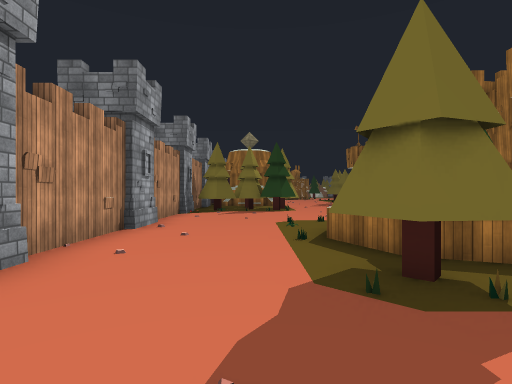
view 1 (above)

24 first-person views from a walk through a scene from a Unity 3-D project. The camera is 1.5 m above the floor, looks level and sees 80° across. Doors are open. The floor is counted in squares, 2 m on a side. Each view is taken from the middle of a square. On the plan, view 1 faces up. The plan holds only what a view shows up to about 10 squares ahead; the rest is blank. The place goes on beyond the plan. Some surface patterns are stand-ins.

view 2
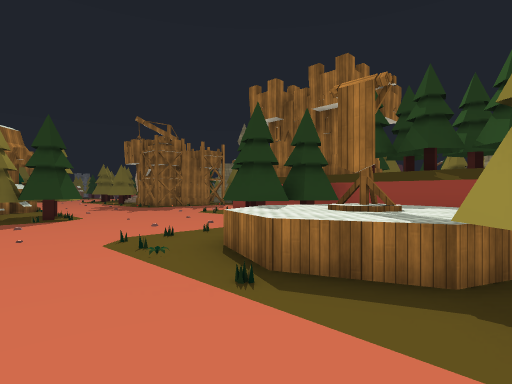

view 3
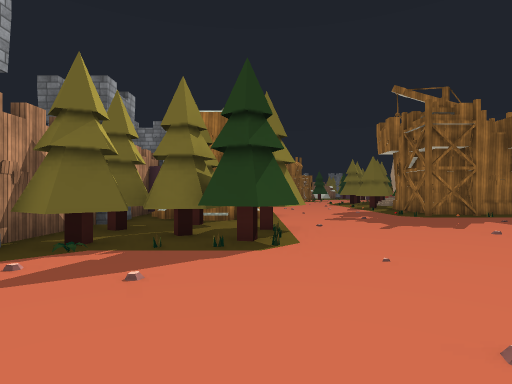

view 4
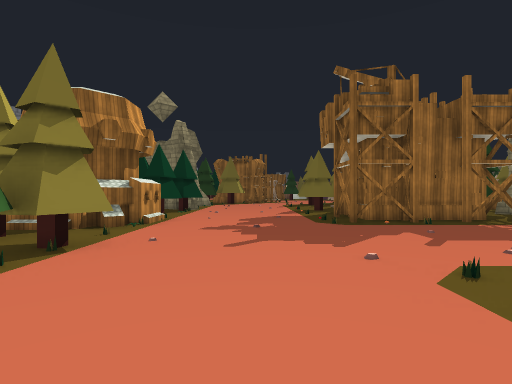

view 5
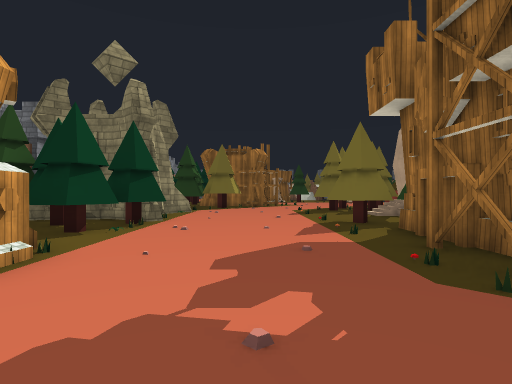

view 6
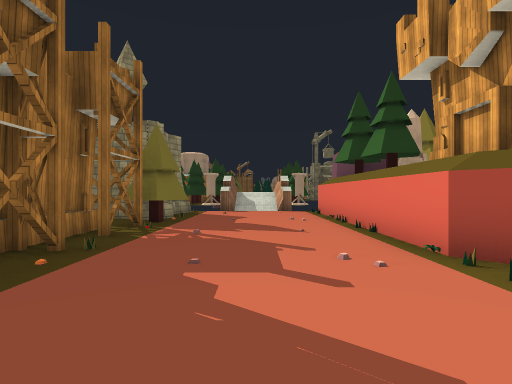

view 7
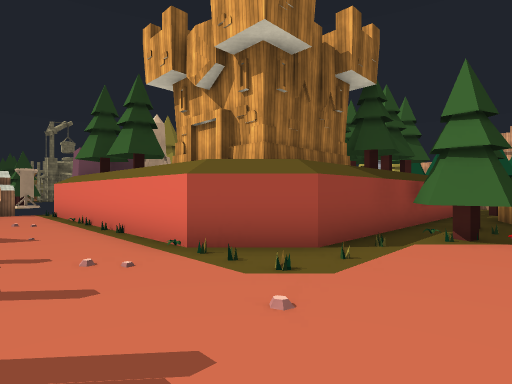

view 8
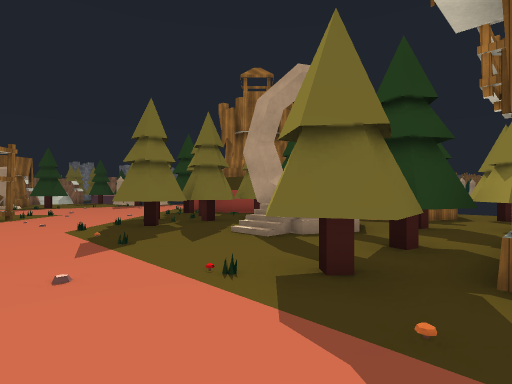

view 9
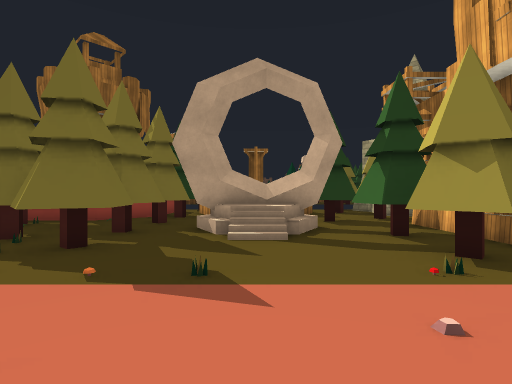

view 10
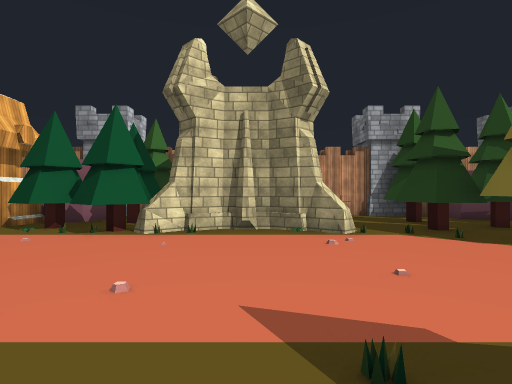

view 11
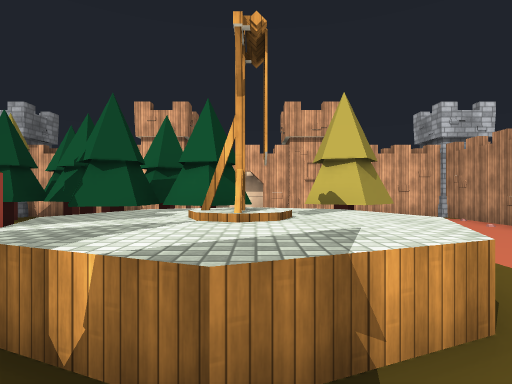

view 12
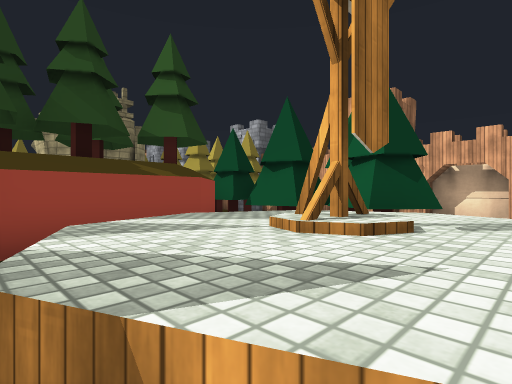

view 13
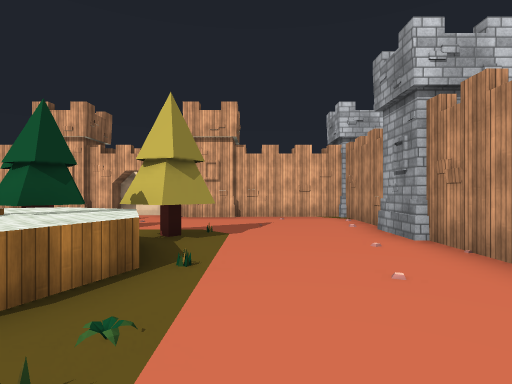

view 14
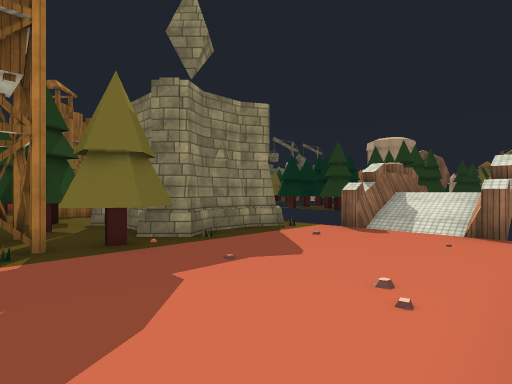

view 15
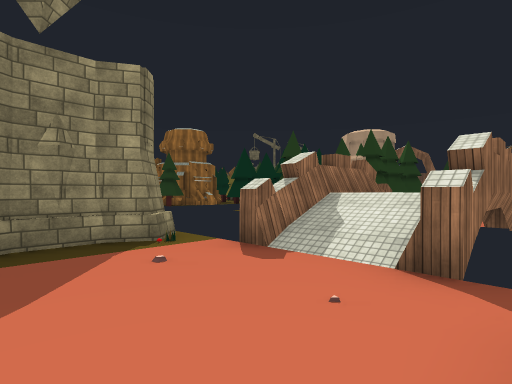

view 16
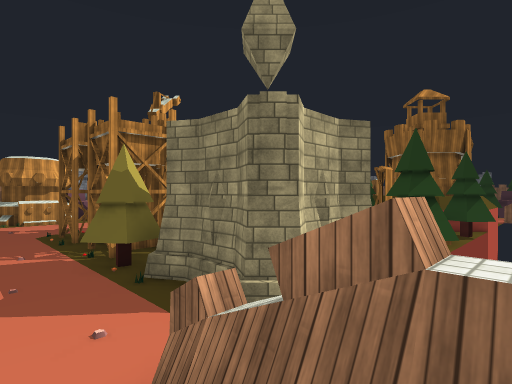

view 17
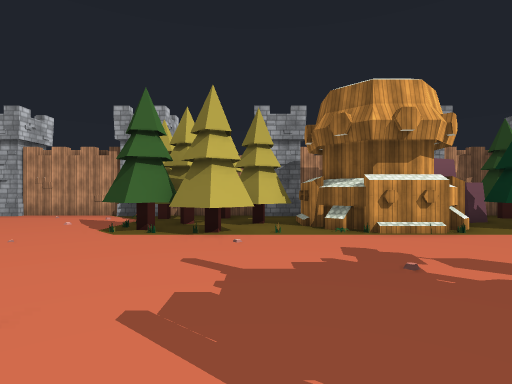

view 18
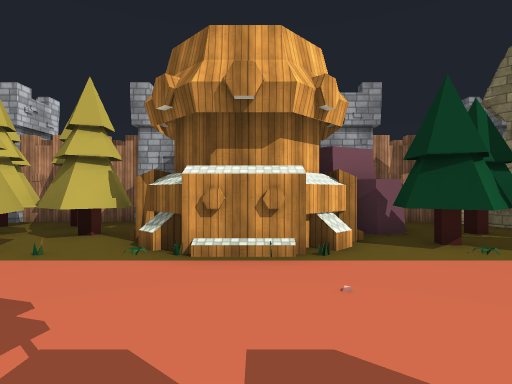

view 19
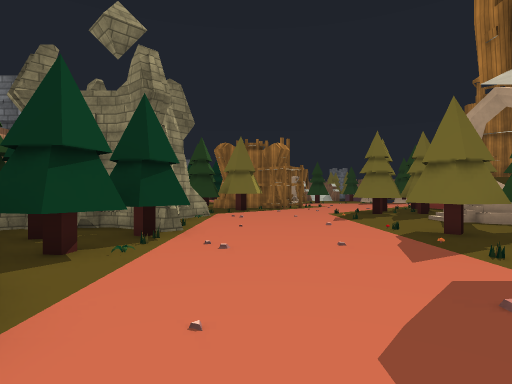

view 20
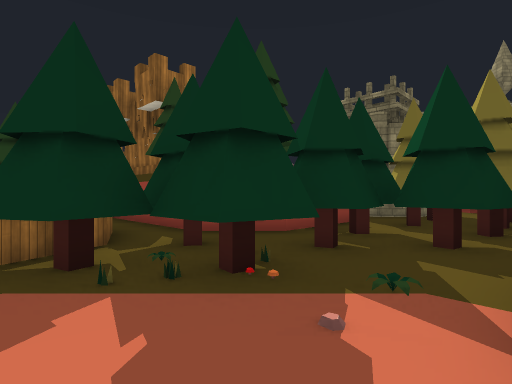

view 21
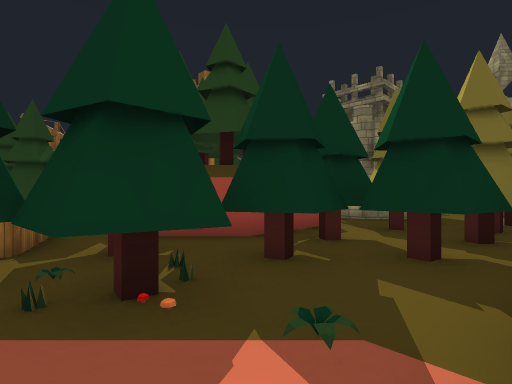

view 22
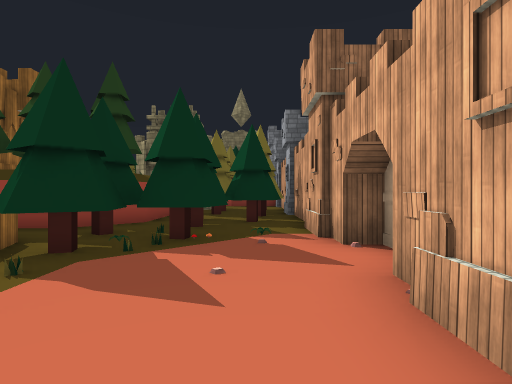

view 23
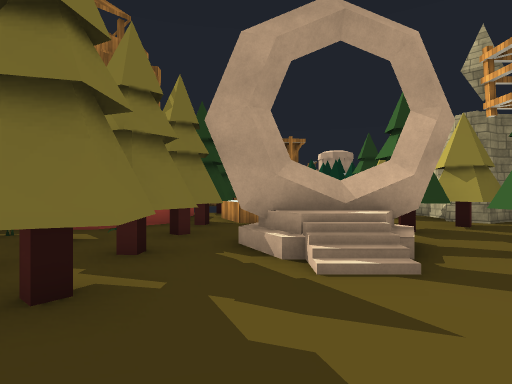

view 24
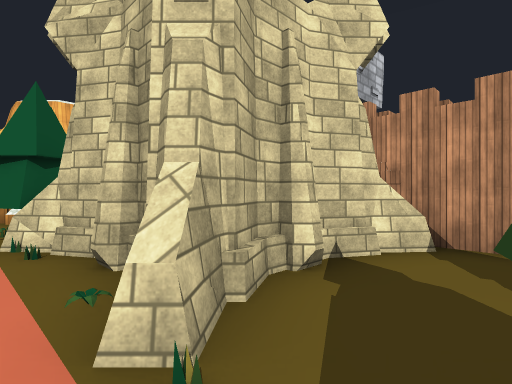

### Floor plan
Key: @ floor where view 1 was taken; # wall or solid block; x gap in a wall; . main floor; : floor 1.5 m higher than the main floor; / step, stairs or slope; D closed door; ^ raised ledge; T tree; W tower; R rock; G gate; O other object.
Columns run from 4 left of view 1 to 21 right of it. Each row starts with its distance up from view 1.
 28  #...T.....#TTT T   T
 27  #.........#.TTTTT^TT
 26  #WWWW......./O.^^
 25 WW WWW....../OO.^
 24 WWWWWW......./ T^^
 23  #TTTT....TTTTTT ^T
 22  #T#TTT...TTTT TT T TT
 21 W#TRTT.....####TTW WT
 20 WWRRRT.....#  #TTWWWW
 19    ###....##  ##TWWW
 18     ##....######TWWWW
 17  #####..........T...  #
 16  WW##...............#^^^^#
 15 WWWTTT..............//::
 14  #TTTTT.............#^^^^x
 13  #TT#T..............
 12 W#TTTT.....##DD#####
 11 WW.........#
 10  #.......T.#
  9  #......TT.#
  8  #......TTT
  7 WWW....^TTT
  6  W....^^^^#
  5  #...^^^^^#      WW
  4  #....^^^^##    WW
  3 W#...TTTTTT#### WWW
  2 WW...TT.TTTT# T  W
  1  #.......T TT T
  0  #..@......TTTTT
 -1  #...##..#####WW
 -2  ##### GG      W

Positions as (right, up) in squares from view 1, and headings:
1: (0, 0), facing up
2: (-1, 3), facing up-right
3: (1, 8), facing up
4: (4, 10), facing up
5: (4, 15), facing up
6: (4, 15), facing right
7: (4, 15), facing down-right
8: (4, 21), facing up-right
9: (3, 25), facing right
10: (7, 25), facing left
11: (3, 8), facing down
12: (2, 7), facing down-right
13: (0, 8), facing down
14: (10, 13), facing up-right
15: (13, 13), facing up-right
16: (18, 15), facing up-left
17: (7, 15), facing left
18: (5, 18), facing left
19: (3, 17), facing up
20: (3, -1), facing up-right
21: (4, -1), facing up-right
22: (0, 0), facing right
23: (5, 26), facing right
24: (2, 28), facing down-left
